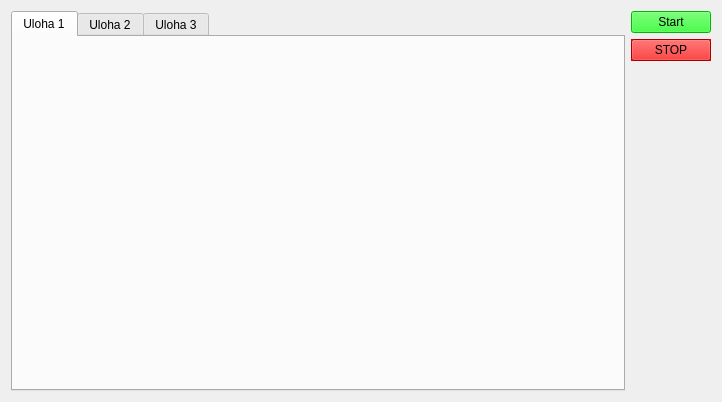
<?xml version="1.0" encoding="UTF-8"?>
<ui version="4.0">
 <class>Form</class>
 <widget class="QWidget" name="Form">
  <property name="geometry">
   <rect>
    <x>0</x>
    <y>0</y>
    <width>722</width>
    <height>402</height>
   </rect>
  </property>
  <property name="windowTitle">
   <string>Form</string>
  </property>
  <layout class="QGridLayout" name="gridLayout_2">
   <item row="0" column="2">
    <layout class="QVBoxLayout" name="verticalLayout">
     <item>
      <widget class="QPushButton" name="buttonStart">
       <property name="palette">
        <palette>
         <active>
          <colorrole role="WindowText">
           <brush brushstyle="SolidPattern">
            <color alpha="255">
             <red>0</red>
             <green>0</green>
             <blue>0</blue>
            </color>
           </brush>
          </colorrole>
          <colorrole role="Button">
           <brush brushstyle="SolidPattern">
            <color alpha="255">
             <red>0</red>
             <green>255</green>
             <blue>0</blue>
            </color>
           </brush>
          </colorrole>
          <colorrole role="Light">
           <brush brushstyle="SolidPattern">
            <color alpha="255">
             <red>127</red>
             <green>255</green>
             <blue>127</blue>
            </color>
           </brush>
          </colorrole>
          <colorrole role="Midlight">
           <brush brushstyle="SolidPattern">
            <color alpha="255">
             <red>63</red>
             <green>255</green>
             <blue>63</blue>
            </color>
           </brush>
          </colorrole>
          <colorrole role="Dark">
           <brush brushstyle="SolidPattern">
            <color alpha="255">
             <red>0</red>
             <green>127</green>
             <blue>0</blue>
            </color>
           </brush>
          </colorrole>
          <colorrole role="Mid">
           <brush brushstyle="SolidPattern">
            <color alpha="255">
             <red>0</red>
             <green>170</green>
             <blue>0</blue>
            </color>
           </brush>
          </colorrole>
          <colorrole role="Text">
           <brush brushstyle="SolidPattern">
            <color alpha="255">
             <red>0</red>
             <green>0</green>
             <blue>0</blue>
            </color>
           </brush>
          </colorrole>
          <colorrole role="BrightText">
           <brush brushstyle="SolidPattern">
            <color alpha="255">
             <red>255</red>
             <green>255</green>
             <blue>255</blue>
            </color>
           </brush>
          </colorrole>
          <colorrole role="ButtonText">
           <brush brushstyle="SolidPattern">
            <color alpha="255">
             <red>0</red>
             <green>0</green>
             <blue>0</blue>
            </color>
           </brush>
          </colorrole>
          <colorrole role="Base">
           <brush brushstyle="SolidPattern">
            <color alpha="255">
             <red>255</red>
             <green>255</green>
             <blue>255</blue>
            </color>
           </brush>
          </colorrole>
          <colorrole role="Window">
           <brush brushstyle="SolidPattern">
            <color alpha="255">
             <red>0</red>
             <green>255</green>
             <blue>0</blue>
            </color>
           </brush>
          </colorrole>
          <colorrole role="Shadow">
           <brush brushstyle="SolidPattern">
            <color alpha="255">
             <red>0</red>
             <green>0</green>
             <blue>0</blue>
            </color>
           </brush>
          </colorrole>
          <colorrole role="AlternateBase">
           <brush brushstyle="SolidPattern">
            <color alpha="255">
             <red>127</red>
             <green>255</green>
             <blue>127</blue>
            </color>
           </brush>
          </colorrole>
          <colorrole role="ToolTipBase">
           <brush brushstyle="SolidPattern">
            <color alpha="255">
             <red>255</red>
             <green>255</green>
             <blue>220</blue>
            </color>
           </brush>
          </colorrole>
          <colorrole role="ToolTipText">
           <brush brushstyle="SolidPattern">
            <color alpha="255">
             <red>0</red>
             <green>0</green>
             <blue>0</blue>
            </color>
           </brush>
          </colorrole>
         </active>
         <inactive>
          <colorrole role="WindowText">
           <brush brushstyle="SolidPattern">
            <color alpha="255">
             <red>0</red>
             <green>0</green>
             <blue>0</blue>
            </color>
           </brush>
          </colorrole>
          <colorrole role="Button">
           <brush brushstyle="SolidPattern">
            <color alpha="255">
             <red>0</red>
             <green>255</green>
             <blue>0</blue>
            </color>
           </brush>
          </colorrole>
          <colorrole role="Light">
           <brush brushstyle="SolidPattern">
            <color alpha="255">
             <red>127</red>
             <green>255</green>
             <blue>127</blue>
            </color>
           </brush>
          </colorrole>
          <colorrole role="Midlight">
           <brush brushstyle="SolidPattern">
            <color alpha="255">
             <red>63</red>
             <green>255</green>
             <blue>63</blue>
            </color>
           </brush>
          </colorrole>
          <colorrole role="Dark">
           <brush brushstyle="SolidPattern">
            <color alpha="255">
             <red>0</red>
             <green>127</green>
             <blue>0</blue>
            </color>
           </brush>
          </colorrole>
          <colorrole role="Mid">
           <brush brushstyle="SolidPattern">
            <color alpha="255">
             <red>0</red>
             <green>170</green>
             <blue>0</blue>
            </color>
           </brush>
          </colorrole>
          <colorrole role="Text">
           <brush brushstyle="SolidPattern">
            <color alpha="255">
             <red>0</red>
             <green>0</green>
             <blue>0</blue>
            </color>
           </brush>
          </colorrole>
          <colorrole role="BrightText">
           <brush brushstyle="SolidPattern">
            <color alpha="255">
             <red>255</red>
             <green>255</green>
             <blue>255</blue>
            </color>
           </brush>
          </colorrole>
          <colorrole role="ButtonText">
           <brush brushstyle="SolidPattern">
            <color alpha="255">
             <red>0</red>
             <green>0</green>
             <blue>0</blue>
            </color>
           </brush>
          </colorrole>
          <colorrole role="Base">
           <brush brushstyle="SolidPattern">
            <color alpha="255">
             <red>255</red>
             <green>255</green>
             <blue>255</blue>
            </color>
           </brush>
          </colorrole>
          <colorrole role="Window">
           <brush brushstyle="SolidPattern">
            <color alpha="255">
             <red>0</red>
             <green>255</green>
             <blue>0</blue>
            </color>
           </brush>
          </colorrole>
          <colorrole role="Shadow">
           <brush brushstyle="SolidPattern">
            <color alpha="255">
             <red>0</red>
             <green>0</green>
             <blue>0</blue>
            </color>
           </brush>
          </colorrole>
          <colorrole role="AlternateBase">
           <brush brushstyle="SolidPattern">
            <color alpha="255">
             <red>127</red>
             <green>255</green>
             <blue>127</blue>
            </color>
           </brush>
          </colorrole>
          <colorrole role="ToolTipBase">
           <brush brushstyle="SolidPattern">
            <color alpha="255">
             <red>255</red>
             <green>255</green>
             <blue>220</blue>
            </color>
           </brush>
          </colorrole>
          <colorrole role="ToolTipText">
           <brush brushstyle="SolidPattern">
            <color alpha="255">
             <red>0</red>
             <green>0</green>
             <blue>0</blue>
            </color>
           </brush>
          </colorrole>
         </inactive>
         <disabled>
          <colorrole role="WindowText">
           <brush brushstyle="SolidPattern">
            <color alpha="255">
             <red>0</red>
             <green>127</green>
             <blue>0</blue>
            </color>
           </brush>
          </colorrole>
          <colorrole role="Button">
           <brush brushstyle="SolidPattern">
            <color alpha="255">
             <red>0</red>
             <green>255</green>
             <blue>0</blue>
            </color>
           </brush>
          </colorrole>
          <colorrole role="Light">
           <brush brushstyle="SolidPattern">
            <color alpha="255">
             <red>127</red>
             <green>255</green>
             <blue>127</blue>
            </color>
           </brush>
          </colorrole>
          <colorrole role="Midlight">
           <brush brushstyle="SolidPattern">
            <color alpha="255">
             <red>63</red>
             <green>255</green>
             <blue>63</blue>
            </color>
           </brush>
          </colorrole>
          <colorrole role="Dark">
           <brush brushstyle="SolidPattern">
            <color alpha="255">
             <red>0</red>
             <green>127</green>
             <blue>0</blue>
            </color>
           </brush>
          </colorrole>
          <colorrole role="Mid">
           <brush brushstyle="SolidPattern">
            <color alpha="255">
             <red>0</red>
             <green>170</green>
             <blue>0</blue>
            </color>
           </brush>
          </colorrole>
          <colorrole role="Text">
           <brush brushstyle="SolidPattern">
            <color alpha="255">
             <red>0</red>
             <green>127</green>
             <blue>0</blue>
            </color>
           </brush>
          </colorrole>
          <colorrole role="BrightText">
           <brush brushstyle="SolidPattern">
            <color alpha="255">
             <red>255</red>
             <green>255</green>
             <blue>255</blue>
            </color>
           </brush>
          </colorrole>
          <colorrole role="ButtonText">
           <brush brushstyle="SolidPattern">
            <color alpha="255">
             <red>0</red>
             <green>127</green>
             <blue>0</blue>
            </color>
           </brush>
          </colorrole>
          <colorrole role="Base">
           <brush brushstyle="SolidPattern">
            <color alpha="255">
             <red>0</red>
             <green>255</green>
             <blue>0</blue>
            </color>
           </brush>
          </colorrole>
          <colorrole role="Window">
           <brush brushstyle="SolidPattern">
            <color alpha="255">
             <red>0</red>
             <green>255</green>
             <blue>0</blue>
            </color>
           </brush>
          </colorrole>
          <colorrole role="Shadow">
           <brush brushstyle="SolidPattern">
            <color alpha="255">
             <red>0</red>
             <green>0</green>
             <blue>0</blue>
            </color>
           </brush>
          </colorrole>
          <colorrole role="AlternateBase">
           <brush brushstyle="SolidPattern">
            <color alpha="255">
             <red>0</red>
             <green>255</green>
             <blue>0</blue>
            </color>
           </brush>
          </colorrole>
          <colorrole role="ToolTipBase">
           <brush brushstyle="SolidPattern">
            <color alpha="255">
             <red>255</red>
             <green>255</green>
             <blue>220</blue>
            </color>
           </brush>
          </colorrole>
          <colorrole role="ToolTipText">
           <brush brushstyle="SolidPattern">
            <color alpha="255">
             <red>0</red>
             <green>0</green>
             <blue>0</blue>
            </color>
           </brush>
          </colorrole>
         </disabled>
        </palette>
       </property>
       <property name="text">
        <string>Start</string>
       </property>
       <property name="checkable">
        <bool>false</bool>
       </property>
       <property name="flat">
        <bool>false</bool>
       </property>
      </widget>
     </item>
     <item>
      <widget class="QPushButton" name="buttonStop">
       <property name="palette">
        <palette>
         <active>
          <colorrole role="WindowText">
           <brush brushstyle="SolidPattern">
            <color alpha="255">
             <red>0</red>
             <green>0</green>
             <blue>0</blue>
            </color>
           </brush>
          </colorrole>
          <colorrole role="Button">
           <brush brushstyle="SolidPattern">
            <color alpha="255">
             <red>231</red>
             <green>0</green>
             <blue>0</blue>
            </color>
           </brush>
          </colorrole>
          <colorrole role="Light">
           <brush brushstyle="SolidPattern">
            <color alpha="255">
             <red>255</red>
             <green>91</green>
             <blue>91</blue>
            </color>
           </brush>
          </colorrole>
          <colorrole role="Midlight">
           <brush brushstyle="SolidPattern">
            <color alpha="255">
             <red>243</red>
             <green>45</green>
             <blue>45</blue>
            </color>
           </brush>
          </colorrole>
          <colorrole role="Dark">
           <brush brushstyle="SolidPattern">
            <color alpha="255">
             <red>115</red>
             <green>0</green>
             <blue>0</blue>
            </color>
           </brush>
          </colorrole>
          <colorrole role="Mid">
           <brush brushstyle="SolidPattern">
            <color alpha="255">
             <red>154</red>
             <green>0</green>
             <blue>0</blue>
            </color>
           </brush>
          </colorrole>
          <colorrole role="Text">
           <brush brushstyle="SolidPattern">
            <color alpha="255">
             <red>0</red>
             <green>0</green>
             <blue>0</blue>
            </color>
           </brush>
          </colorrole>
          <colorrole role="BrightText">
           <brush brushstyle="SolidPattern">
            <color alpha="255">
             <red>255</red>
             <green>255</green>
             <blue>255</blue>
            </color>
           </brush>
          </colorrole>
          <colorrole role="ButtonText">
           <brush brushstyle="SolidPattern">
            <color alpha="255">
             <red>0</red>
             <green>0</green>
             <blue>0</blue>
            </color>
           </brush>
          </colorrole>
          <colorrole role="Base">
           <brush brushstyle="SolidPattern">
            <color alpha="255">
             <red>255</red>
             <green>255</green>
             <blue>255</blue>
            </color>
           </brush>
          </colorrole>
          <colorrole role="Window">
           <brush brushstyle="SolidPattern">
            <color alpha="255">
             <red>231</red>
             <green>0</green>
             <blue>0</blue>
            </color>
           </brush>
          </colorrole>
          <colorrole role="Shadow">
           <brush brushstyle="SolidPattern">
            <color alpha="255">
             <red>0</red>
             <green>0</green>
             <blue>0</blue>
            </color>
           </brush>
          </colorrole>
          <colorrole role="AlternateBase">
           <brush brushstyle="SolidPattern">
            <color alpha="255">
             <red>243</red>
             <green>127</green>
             <blue>127</blue>
            </color>
           </brush>
          </colorrole>
          <colorrole role="ToolTipBase">
           <brush brushstyle="SolidPattern">
            <color alpha="255">
             <red>255</red>
             <green>255</green>
             <blue>220</blue>
            </color>
           </brush>
          </colorrole>
          <colorrole role="ToolTipText">
           <brush brushstyle="SolidPattern">
            <color alpha="255">
             <red>0</red>
             <green>0</green>
             <blue>0</blue>
            </color>
           </brush>
          </colorrole>
         </active>
         <inactive>
          <colorrole role="WindowText">
           <brush brushstyle="SolidPattern">
            <color alpha="255">
             <red>0</red>
             <green>0</green>
             <blue>0</blue>
            </color>
           </brush>
          </colorrole>
          <colorrole role="Button">
           <brush brushstyle="SolidPattern">
            <color alpha="255">
             <red>231</red>
             <green>0</green>
             <blue>0</blue>
            </color>
           </brush>
          </colorrole>
          <colorrole role="Light">
           <brush brushstyle="SolidPattern">
            <color alpha="255">
             <red>255</red>
             <green>91</green>
             <blue>91</blue>
            </color>
           </brush>
          </colorrole>
          <colorrole role="Midlight">
           <brush brushstyle="SolidPattern">
            <color alpha="255">
             <red>243</red>
             <green>45</green>
             <blue>45</blue>
            </color>
           </brush>
          </colorrole>
          <colorrole role="Dark">
           <brush brushstyle="SolidPattern">
            <color alpha="255">
             <red>115</red>
             <green>0</green>
             <blue>0</blue>
            </color>
           </brush>
          </colorrole>
          <colorrole role="Mid">
           <brush brushstyle="SolidPattern">
            <color alpha="255">
             <red>154</red>
             <green>0</green>
             <blue>0</blue>
            </color>
           </brush>
          </colorrole>
          <colorrole role="Text">
           <brush brushstyle="SolidPattern">
            <color alpha="255">
             <red>0</red>
             <green>0</green>
             <blue>0</blue>
            </color>
           </brush>
          </colorrole>
          <colorrole role="BrightText">
           <brush brushstyle="SolidPattern">
            <color alpha="255">
             <red>255</red>
             <green>255</green>
             <blue>255</blue>
            </color>
           </brush>
          </colorrole>
          <colorrole role="ButtonText">
           <brush brushstyle="SolidPattern">
            <color alpha="255">
             <red>0</red>
             <green>0</green>
             <blue>0</blue>
            </color>
           </brush>
          </colorrole>
          <colorrole role="Base">
           <brush brushstyle="SolidPattern">
            <color alpha="255">
             <red>255</red>
             <green>255</green>
             <blue>255</blue>
            </color>
           </brush>
          </colorrole>
          <colorrole role="Window">
           <brush brushstyle="SolidPattern">
            <color alpha="255">
             <red>231</red>
             <green>0</green>
             <blue>0</blue>
            </color>
           </brush>
          </colorrole>
          <colorrole role="Shadow">
           <brush brushstyle="SolidPattern">
            <color alpha="255">
             <red>0</red>
             <green>0</green>
             <blue>0</blue>
            </color>
           </brush>
          </colorrole>
          <colorrole role="AlternateBase">
           <brush brushstyle="SolidPattern">
            <color alpha="255">
             <red>243</red>
             <green>127</green>
             <blue>127</blue>
            </color>
           </brush>
          </colorrole>
          <colorrole role="ToolTipBase">
           <brush brushstyle="SolidPattern">
            <color alpha="255">
             <red>255</red>
             <green>255</green>
             <blue>220</blue>
            </color>
           </brush>
          </colorrole>
          <colorrole role="ToolTipText">
           <brush brushstyle="SolidPattern">
            <color alpha="255">
             <red>0</red>
             <green>0</green>
             <blue>0</blue>
            </color>
           </brush>
          </colorrole>
         </inactive>
         <disabled>
          <colorrole role="WindowText">
           <brush brushstyle="SolidPattern">
            <color alpha="255">
             <red>115</red>
             <green>0</green>
             <blue>0</blue>
            </color>
           </brush>
          </colorrole>
          <colorrole role="Button">
           <brush brushstyle="SolidPattern">
            <color alpha="255">
             <red>231</red>
             <green>0</green>
             <blue>0</blue>
            </color>
           </brush>
          </colorrole>
          <colorrole role="Light">
           <brush brushstyle="SolidPattern">
            <color alpha="255">
             <red>255</red>
             <green>91</green>
             <blue>91</blue>
            </color>
           </brush>
          </colorrole>
          <colorrole role="Midlight">
           <brush brushstyle="SolidPattern">
            <color alpha="255">
             <red>243</red>
             <green>45</green>
             <blue>45</blue>
            </color>
           </brush>
          </colorrole>
          <colorrole role="Dark">
           <brush brushstyle="SolidPattern">
            <color alpha="255">
             <red>115</red>
             <green>0</green>
             <blue>0</blue>
            </color>
           </brush>
          </colorrole>
          <colorrole role="Mid">
           <brush brushstyle="SolidPattern">
            <color alpha="255">
             <red>154</red>
             <green>0</green>
             <blue>0</blue>
            </color>
           </brush>
          </colorrole>
          <colorrole role="Text">
           <brush brushstyle="SolidPattern">
            <color alpha="255">
             <red>115</red>
             <green>0</green>
             <blue>0</blue>
            </color>
           </brush>
          </colorrole>
          <colorrole role="BrightText">
           <brush brushstyle="SolidPattern">
            <color alpha="255">
             <red>255</red>
             <green>255</green>
             <blue>255</blue>
            </color>
           </brush>
          </colorrole>
          <colorrole role="ButtonText">
           <brush brushstyle="SolidPattern">
            <color alpha="255">
             <red>115</red>
             <green>0</green>
             <blue>0</blue>
            </color>
           </brush>
          </colorrole>
          <colorrole role="Base">
           <brush brushstyle="SolidPattern">
            <color alpha="255">
             <red>231</red>
             <green>0</green>
             <blue>0</blue>
            </color>
           </brush>
          </colorrole>
          <colorrole role="Window">
           <brush brushstyle="SolidPattern">
            <color alpha="255">
             <red>231</red>
             <green>0</green>
             <blue>0</blue>
            </color>
           </brush>
          </colorrole>
          <colorrole role="Shadow">
           <brush brushstyle="SolidPattern">
            <color alpha="255">
             <red>0</red>
             <green>0</green>
             <blue>0</blue>
            </color>
           </brush>
          </colorrole>
          <colorrole role="AlternateBase">
           <brush brushstyle="SolidPattern">
            <color alpha="255">
             <red>231</red>
             <green>0</green>
             <blue>0</blue>
            </color>
           </brush>
          </colorrole>
          <colorrole role="ToolTipBase">
           <brush brushstyle="SolidPattern">
            <color alpha="255">
             <red>255</red>
             <green>255</green>
             <blue>220</blue>
            </color>
           </brush>
          </colorrole>
          <colorrole role="ToolTipText">
           <brush brushstyle="SolidPattern">
            <color alpha="255">
             <red>0</red>
             <green>0</green>
             <blue>0</blue>
            </color>
           </brush>
          </colorrole>
         </disabled>
        </palette>
       </property>
       <property name="autoFillBackground">
        <bool>true</bool>
       </property>
       <property name="text">
        <string>STOP</string>
       </property>
       <property name="flat">
        <bool>false</bool>
       </property>
      </widget>
     </item>
     <item>
      <spacer name="verticalSpacer">
       <property name="orientation">
        <enum>Qt::Vertical</enum>
       </property>
       <property name="sizeHint" stdset="0">
        <size>
         <width>20</width>
         <height>40</height>
        </size>
       </property>
      </spacer>
     </item>
    </layout>
   </item>
   <item row="0" column="1">
    <widget class="QTabWidget" name="tabWidget">
     <property name="currentIndex">
      <number>0</number>
     </property>
     <widget class="QWidget" name="tab">
      <attribute name="title">
       <string>Uloha 1</string>
      </attribute>
     </widget>
     <widget class="QWidget" name="tab_2">
      <attribute name="title">
       <string>Uloha 2</string>
      </attribute>
     </widget>
     <widget class="QWidget" name="tab_3">
      <attribute name="title">
       <string>Uloha 3</string>
      </attribute>
     </widget>
    </widget>
   </item>
  </layout>
 </widget>
 <resources/>
 <connections>
  <connection>
   <sender>buttonStart</sender>
   <signal>clicked()</signal>
   <receiver>Form</receiver>
   <slot>slotStart()</slot>
   <hints>
    <hint type="sourcelabel">
     <x>629</x>
     <y>22</y>
    </hint>
    <hint type="destinationlabel">
     <x>360</x>
     <y>200</y>
    </hint>
   </hints>
  </connection>
  <connection>
   <sender>buttonStop</sender>
   <signal>clicked()</signal>
   <receiver>Form</receiver>
   <slot>slotStop()</slot>
   <hints>
    <hint type="sourcelabel">
     <x>629</x>
     <y>62</y>
    </hint>
    <hint type="destinationlabel">
     <x>360</x>
     <y>200</y>
    </hint>
   </hints>
  </connection>
 </connections>
 <slots>
  <slot>slotStart()</slot>
  <slot>slotStop()</slot>
  <slot>slotTaskSelect(int)</slot>
 </slots>
</ui>
